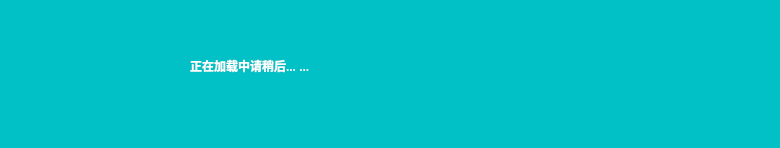
<?xml version="1.0" encoding="UTF-8"?>
<ui version="4.0">
 <class>LoadingWindow</class>
 <widget class="QWidget" name="LoadingWindow">
  <property name="geometry">
   <rect>
    <x>0</x>
    <y>0</y>
    <width>780</width>
    <height>148</height>
   </rect>
  </property>
  <property name="windowTitle">
   <string>Form</string>
  </property>
  <property name="styleSheet">
   <string notr="true">background-color:rgb(1,192,198)</string>
  </property>
  <widget class="QLabel" name="loading_movie">
   <property name="geometry">
    <rect>
     <x>50</x>
     <y>20</y>
     <width>95</width>
     <height>95</height>
    </rect>
   </property>
   <property name="text">
    <string/>
   </property>
   <property name="scaledContents">
    <bool>true</bool>
   </property>
  </widget>
  <widget class="QLabel" name="Loadingtext">
   <property name="geometry">
    <rect>
     <x>190</x>
     <y>30</y>
     <width>551</width>
     <height>71</height>
    </rect>
   </property>
   <property name="styleSheet">
    <string notr="true">font: 24pt &quot;华文中宋&quot;;color:white;font-weight:bold</string>
   </property>
   <property name="text">
    <string>正在加载中请稍后... ...</string>
   </property>
  </widget>
 </widget>
 <resources/>
 <connections/>
</ui>
